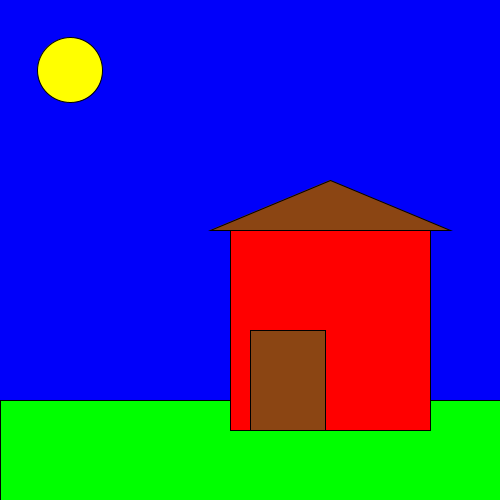
Frame 1 (no input)
Frame 60 (the mouse pressed at the canvas centre just before this capture): identical to frame 1, image omitted
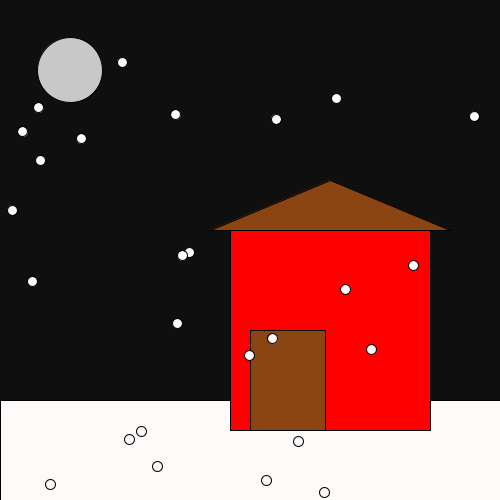
Frame 120 (the mouse held since frame 60 and released just before this capture)

The Processing sketch that drew these frames (run headless with seeded random() and noise(); from frame 60 on, the mouse is pressed at the canvas centre):

// Processing sketch: christmas_time_traveling_house
// ── christmas_time_traveling_house.pde
int s;void setup(){size(500,500);background(0,0,250);}void draw(){background(0,0,250);if(mousePressed==true){for(s=0; s<=25; s=s+1){fill(255,250,250);ellipse(random(0,500),random(0,500),10,10);}}fill(255,255,0);ellipse(70,70,65,65);if(mousePressed==true){background(15,15,15);fill(200,200,200);ellipse(70,70,65,65);}fill(0,500,0);rect(0,400,500,100);if(mousePressed==true){fill(255,250,250);rect(0,400,500,100);}fill(255,0,0);rect(230,230,200,200);fill(139,69,19);triangle(210,230,330,180,450,230);rect(250,330,75,100);if(mousePressed==true){for(s=0; s<=25; s=s+1){fill(255,250,250);ellipse(random(0,500),random(0,500),10,10);}}}
